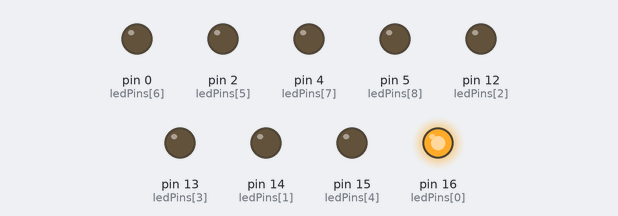
This sketch was run on a simulated Arduino Uno, built with avr-gcc and run on an emulated ATmega328P. On the bench: output pins drawn as LEDs (lit = HIGH).

Above: at 0.03 s.
At 0.48 s:
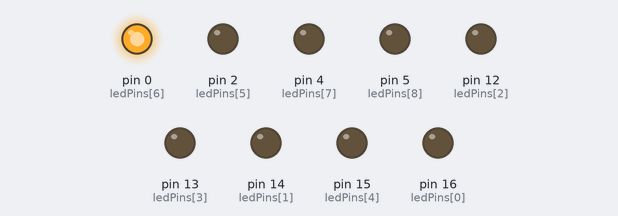
At 1.01 s:
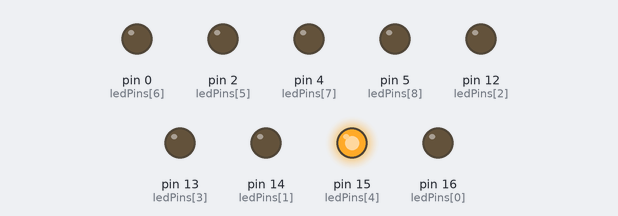
At 1.53 s:
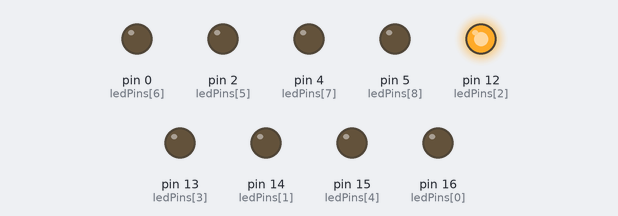
At 2.02 s:
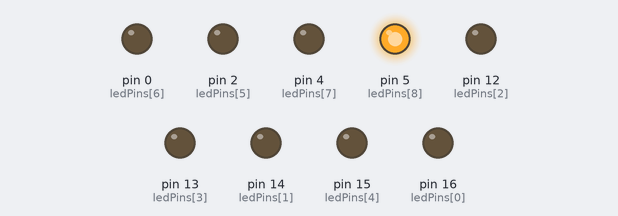
At 2.96 s:
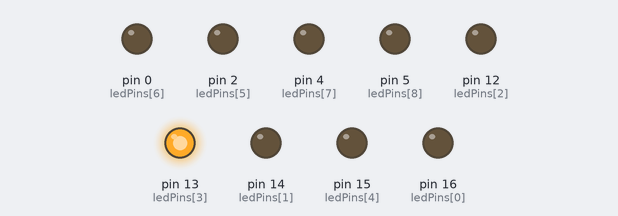
Timing chart, 0 to 3.3 s (numbered marks = the images above):
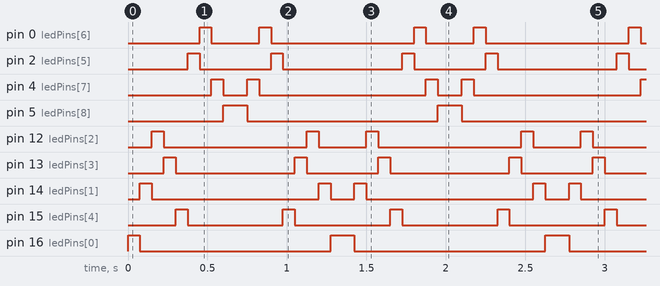

Measured:
- by itself, pin 0 (ledPins[6]): repeats every 1.4 s: LOW 0.30 s, HIGH 0.08 s, LOW 0.90 s, HIGH 0.08 s
- by itself, pin 2 (ledPins[5]): repeats every 1.4 s: LOW 0.45 s, HIGH 0.08 s, LOW 0.75 s, HIGH 0.08 s
- by itself, pin 4 (ledPins[7]): repeats every 1.4 s: LOW 0.15 s, HIGH 0.08 s, LOW 1.1 s, HIGH 0.08 s
- by itself, pin 5 (ledPins[8]): alternates HIGH for 0.15 s and LOW for 1.2 s
- by itself, pin 12 (ledPins[2]): repeats every 1.4 s: LOW 0.90 s, HIGH 0.08 s, LOW 0.30 s, HIGH 0.08 s
- by itself, pin 13 (ledPins[3]): repeats every 1.4 s: LOW 0.75 s, HIGH 0.08 s, LOW 0.45 s, HIGH 0.08 s
- by itself, pin 14 (ledPins[1]): repeats every 1.4 s: LOW 1.1 s, HIGH 0.08 s, LOW 0.15 s, HIGH 0.08 s
- by itself, pin 15 (ledPins[4]): alternates HIGH for 0.08 s and LOW for 0.60 s

The sketch:

fantastic_car.ino
```cpp
/**
  This code light and turn off the leds from left to right of a LED board and reverse
*/
//Variable definition

//Time to change between leds
#define TIMER 75

//Pins connected to the leds (this is the order from left to right) you can decide how many and what are used
byte ledPins[]={
  16, 14, 12, 13, 15, 2, 0, 4, 5
};

//Led ammount
int ledCounts;

//This is for initializing outputs and inputs
void setup() {
  //Led amount
  ledCounts = sizeof(ledPins);
  //Initialization of outputs
  for(int i=0; i < ledCounts; i++){
    pinMode(ledPins[i],OUTPUT);
  }
}

//This is the main loop of the program
void loop() {
  //This is the first direction in wich leds are on
  for (int i = 0; i < ledCounts; i++) {
    change(ledPins[i]);
  }
  //This is the second direction in wich leds are on
  for (int i = ledCounts - 1; i > -1; i--) {
    change(ledPins[i]);
  }
}

//This is a function that light a led, wait the timer and put it off at the end
void change(byte led){
  digitalWrite(led,HIGH);
  delay(TIMER);
  digitalWrite(led,LOW);
}
```
